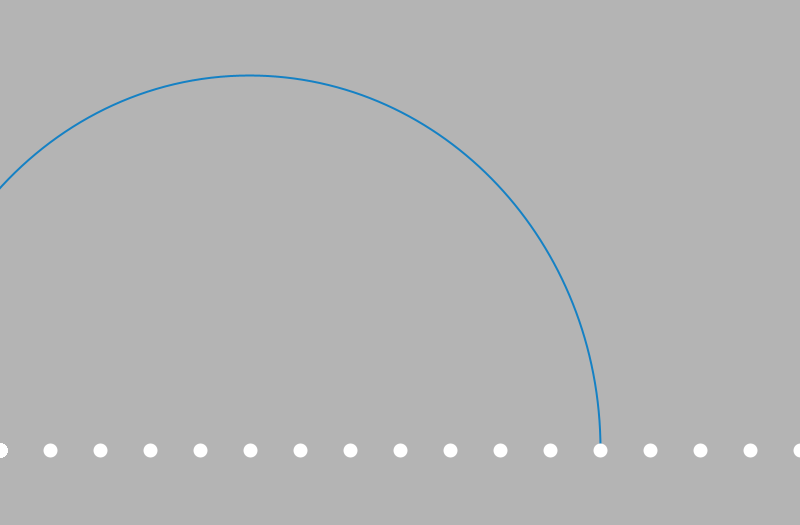
Frame 1 (no input)
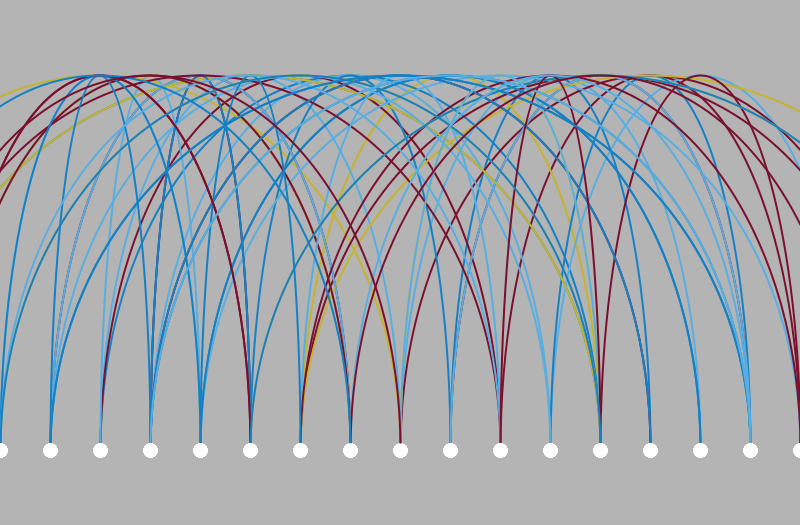
Frame 60 (the mouse pressed at the canvas centre just before this capture)
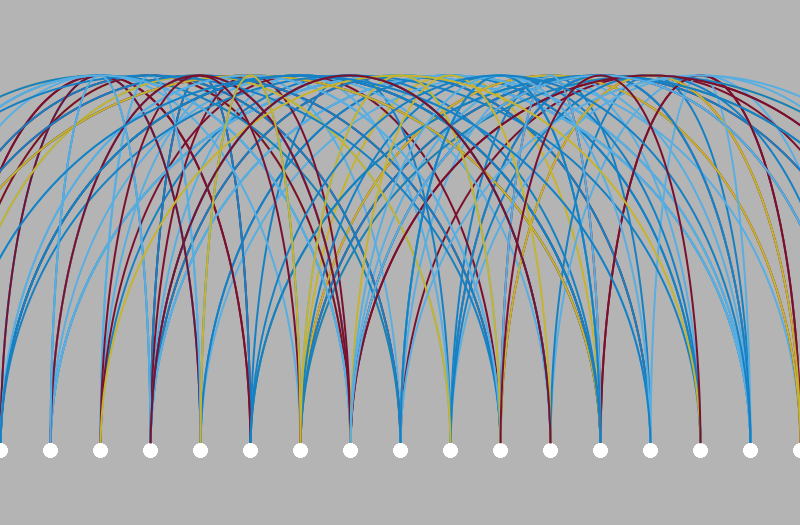
Frame 120 (the mouse held since frame 60 and released just before this capture)

The Processing sketch that drew these frames (run headless with seeded random() and noise(); from frame 60 on, the mouse is pressed at the canvas centre):

// Processing sketch: AnimatedArches
// ── AnimatedArches.pde
color[] atlas = {#59AEE1, #7A102D, #1581C4, #C6B32E, #1581C4, #7A102D, #59AEE1};

void setup() {
  size(800,525);
  smooth();
  background(180);
  //overall Layout A B C D E F G H
  //strokeWeight(2);
  noFill();
};

void draw() {
  stroke(atlas[int(random(7))]);
  strokeWeight(2);
  int x = int(random(1, 14));
  int y = int(random(1, 8));
  int x2 = 50*x + 50;
  int y2 = 100*y;
  arc(x2, 450, y2, 750, PI, 2*PI);
  
  stroke(#FFFFFF);              
  strokeWeight(14);
  for (int i = 50; i <= 800; i = i + 50) {      //0 - 800 increment by 50
    point(0, 450);
    point(i, 450);
  }
};
